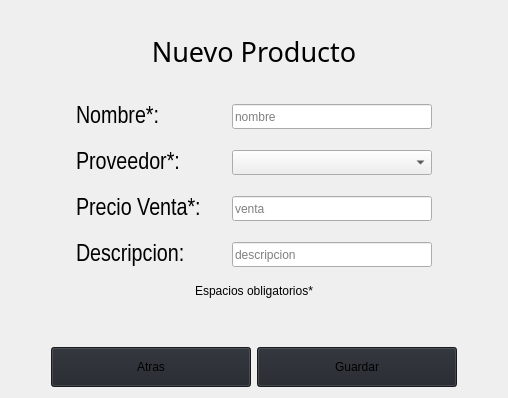
            <widget class="QWidget" name="page_nuevo_producto">
             <layout class="QVBoxLayout" name="verticalLayout">
              <item>
               <widget class="QLabel" name="label_28">
                <property name="minimumSize">
                 <size>
                  <width>0</width>
                  <height>40</height>
                 </size>
                </property>
                <property name="maximumSize">
                 <size>
                  <width>16777215</width>
                  <height>0</height>
                 </size>
                </property>
                <property name="font">
                 <font>
                  <family>Arial Black</family>
                  <pointsize>20</pointsize>
                  <weight>50</weight>
                  <italic>false</italic>
                  <bold>false</bold>
                 </font>
                </property>
                <property name="text">
                 <string>Nuevo Producto</string>
                </property>
                <property name="alignment">
                 <set>Qt::AlignCenter</set>
                </property>
               </widget>
              </item>
              <item>
               <spacer name="verticalSpacer_9">
                <property name="orientation">
                 <enum>Qt::Vertical</enum>
                </property>
                <property name="sizeHint" stdset="0">
                 <size>
                  <width>20</width>
                  <height>40</height>
                 </size>
                </property>
               </spacer>
              </item>
              <item>
               <layout class="QHBoxLayout" name="horizontalLayout_20">
                <item>
                 <spacer name="horizontalSpacer_37">
                  <property name="orientation">
                   <enum>Qt::Horizontal</enum>
                  </property>
                  <property name="sizeHint" stdset="0">
                   <size>
                    <width>40</width>
                    <height>20</height>
                   </size>
                  </property>
                 </spacer>
                </item>
                <item>
                 <widget class="QLabel" name="label_29">
                  <property name="minimumSize">
                   <size>
                    <width>150</width>
                    <height>40</height>
                   </size>
                  </property>
                  <property name="font">
                   <font>
                    <family>Arial Narrow</family>
                    <pointsize>18</pointsize>
                   </font>
                  </property>
                  <property name="text">
                   <string>Nombre*:</string>
                  </property>
                 </widget>
                </item>
                <item>
                 <widget class="QLineEdit" name="input_nombre_producto_nuevo">
                  <property name="minimumSize">
                   <size>
                    <width>200</width>
                    <height>25</height>
                   </size>
                  </property>
                  <property name="maximumSize">
                   <size>
                    <width>400</width>
                    <height>16777215</height>
                   </size>
                  </property>
                  <property name="placeholderText">
                   <string>nombre</string>
                  </property>
                 </widget>
                </item>
                <item>
                 <spacer name="horizontalSpacer_36">
                  <property name="orientation">
                   <enum>Qt::Horizontal</enum>
                  </property>
                  <property name="sizeHint" stdset="0">
                   <size>
                    <width>40</width>
                    <height>20</height>
                   </size>
                  </property>
                 </spacer>
                </item>
               </layout>
              </item>
              <item>
               <layout class="QHBoxLayout" name="horizontalLayout_21">
                <item>
                 <spacer name="horizontalSpacer_38">
                  <property name="orientation">
                   <enum>Qt::Horizontal</enum>
                  </property>
                  <property name="sizeHint" stdset="0">
                   <size>
                    <width>40</width>
                    <height>20</height>
                   </size>
                  </property>
                 </spacer>
                </item>
                <item>
                 <widget class="QLabel" name="label_31">
                  <property name="minimumSize">
                   <size>
                    <width>150</width>
                    <height>40</height>
                   </size>
                  </property>
                  <property name="font">
                   <font>
                    <family>Arial Narrow</family>
                    <pointsize>18</pointsize>
                   </font>
                  </property>
                  <property name="text">
                   <string>Proveedor*:</string>
                  </property>
                 </widget>
                </item>
                <item>
                 <widget class="QComboBox" name="comboBox_nuevo_producto_listaProv">
                  <property name="sizePolicy">
                   <sizepolicy hsizetype="Expanding" vsizetype="Fixed">
                    <horstretch>0</horstretch>
                    <verstretch>0</verstretch>
                   </sizepolicy>
                  </property>
                  <property name="minimumSize">
                   <size>
                    <width>200</width>
                    <height>25</height>
                   </size>
                  </property>
                  <property name="maximumSize">
                   <size>
                    <width>400</width>
                    <height>16777215</height>
                   </size>
                  </property>
                  <property name="styleSheet">
                   <string notr="true"/>
                  </property>
                 </widget>
                </item>
                <item>
                 <spacer name="horizontalSpacer_35">
                  <property name="orientation">
                   <enum>Qt::Horizontal</enum>
                  </property>
                  <property name="sizeHint" stdset="0">
                   <size>
                    <width>40</width>
                    <height>20</height>
                   </size>
                  </property>
                 </spacer>
                </item>
               </layout>
              </item>
              <item>
               <layout class="QHBoxLayout" name="horizontalLayout_31">
                <item>
                 <spacer name="horizontalSpacer_54">
                  <property name="orientation">
                   <enum>Qt::Horizontal</enum>
                  </property>
                  <property name="sizeHint" stdset="0">
                   <size>
                    <width>40</width>
                    <height>20</height>
                   </size>
                  </property>
                 </spacer>
                </item>
                <item>
                 <widget class="QLabel" name="label_40">
                  <property name="minimumSize">
                   <size>
                    <width>150</width>
                    <height>40</height>
                   </size>
                  </property>
                  <property name="font">
                   <font>
                    <family>Arial Narrow</family>
                    <pointsize>18</pointsize>
                   </font>
                  </property>
                  <property name="text">
                   <string>Precio Venta*:</string>
                  </property>
                 </widget>
                </item>
                <item>
                 <widget class="QLineEdit" name="input_precio_producto_nuevo">
                  <property name="minimumSize">
                   <size>
                    <width>200</width>
                    <height>25</height>
                   </size>
                  </property>
                  <property name="maximumSize">
                   <size>
                    <width>400</width>
                    <height>16777215</height>
                   </size>
                  </property>
                  <property name="placeholderText">
                   <string>venta</string>
                  </property>
                 </widget>
                </item>
                <item>
                 <spacer name="horizontalSpacer_55">
                  <property name="orientation">
                   <enum>Qt::Horizontal</enum>
                  </property>
                  <property name="sizeHint" stdset="0">
                   <size>
                    <width>40</width>
                    <height>20</height>
                   </size>
                  </property>
                 </spacer>
                </item>
               </layout>
              </item>
              <item>
               <layout class="QHBoxLayout" name="horizontalLayout_24">
                <item>
                 <spacer name="horizontalSpacer_41">
                  <property name="orientation">
                   <enum>Qt::Horizontal</enum>
                  </property>
                  <property name="sizeHint" stdset="0">
                   <size>
                    <width>40</width>
                    <height>20</height>
                   </size>
                  </property>
                 </spacer>
                </item>
                <item>
                 <widget class="QLabel" name="label_32">
                  <property name="minimumSize">
                   <size>
                    <width>150</width>
                    <height>40</height>
                   </size>
                  </property>
                  <property name="font">
                   <font>
                    <family>Arial Narrow</family>
                    <pointsize>18</pointsize>
                   </font>
                  </property>
                  <property name="text">
                   <string>Descripcion:</string>
                  </property>
                 </widget>
                </item>
                <item>
                 <widget class="QLineEdit" name="input_descripcion_producto_nuevo">
                  <property name="minimumSize">
                   <size>
                    <width>200</width>
                    <height>25</height>
                   </size>
                  </property>
                  <property name="maximumSize">
                   <size>
                    <width>400</width>
                    <height>16777215</height>
                   </size>
                  </property>
                  <property name="placeholderText">
                   <string>descripcion</string>
                  </property>
                 </widget>
                </item>
                <item>
                 <spacer name="horizontalSpacer_32">
                  <property name="orientation">
                   <enum>Qt::Horizontal</enum>
                  </property>
                  <property name="sizeHint" stdset="0">
                   <size>
                    <width>40</width>
                    <height>20</height>
                   </size>
                  </property>
                 </spacer>
                </item>
               </layout>
              </item>
              <item>
               <layout class="QHBoxLayout" name="horizontalLayout_42">
                <item>
                 <spacer name="horizontalSpacer_61">
                  <property name="orientation">
                   <enum>Qt::Horizontal</enum>
                  </property>
                  <property name="sizeHint" stdset="0">
                   <size>
                    <width>40</width>
                    <height>20</height>
                   </size>
                  </property>
                 </spacer>
                </item>
                <item>
                 <widget class="QLabel" name="signal_nuevo_producto">
                  <property name="text">
                   <string>Espacios obligatorios*</string>
                  </property>
                 </widget>
                </item>
                <item>
                 <spacer name="horizontalSpacer_62">
                  <property name="orientation">
                   <enum>Qt::Horizontal</enum>
                  </property>
                  <property name="sizeHint" stdset="0">
                   <size>
                    <width>40</width>
                    <height>20</height>
                   </size>
                  </property>
                 </spacer>
                </item>
               </layout>
              </item>
              <item>
               <spacer name="verticalSpacer_8">
                <property name="orientation">
                 <enum>Qt::Vertical</enum>
                </property>
                <property name="sizeHint" stdset="0">
                 <size>
                  <width>20</width>
                  <height>40</height>
                 </size>
                </property>
               </spacer>
              </item>
              <item>
               <layout class="QHBoxLayout" name="horizontalLayout_6">
                <item>
                 <spacer name="horizontalSpacer_4">
                  <property name="orientation">
                   <enum>Qt::Horizontal</enum>
                  </property>
                  <property name="sizeHint" stdset="0">
                   <size>
                    <width>40</width>
                    <height>20</height>
                   </size>
                  </property>
                 </spacer>
                </item>
                <item>
                 <widget class="QPushButton" name="btn_atras_producto_nuevo">
                  <property name="minimumSize">
                   <size>
                    <width>200</width>
                    <height>40</height>
                   </size>
                  </property>
                  <property name="maximumSize">
                   <size>
                    <width>16777215</width>
                    <height>40</height>
                   </size>
                  </property>
                  <property name="cursor">
                   <cursorShape>PointingHandCursor</cursorShape>
                  </property>
                  <property name="styleSheet">
                   <string notr="true">background-color: rgb(33, 37, 43)</string>
                  </property>
                  <property name="text">
                   <string>Atras</string>
                  </property>
                 </widget>
                </item>
                <item>
                 <widget class="QPushButton" name="btn_guardar_producto">
                  <property name="minimumSize">
                   <size>
                    <width>200</width>
                    <height>40</height>
                   </size>
                  </property>
                  <property name="maximumSize">
                   <size>
                    <width>16777215</width>
                    <height>40</height>
                   </size>
                  </property>
                  <property name="cursor">
                   <cursorShape>PointingHandCursor</cursorShape>
                  </property>
                  <property name="styleSheet">
                   <string notr="true">background-color: rgb(33, 37, 43)</string>
                  </property>
                  <property name="text">
                   <string>Guardar</string>
                  </property>
                 </widget>
                </item>
                <item>
                 <spacer name="horizontalSpacer_5">
                  <property name="orientation">
                   <enum>Qt::Horizontal</enum>
                  </property>
                  <property name="sizeHint" stdset="0">
                   <size>
                    <width>40</width>
                    <height>20</height>
                   </size>
                  </property>
                 </spacer>
                </item>
               </layout>
              </item>
             </layout>
            </widget>
